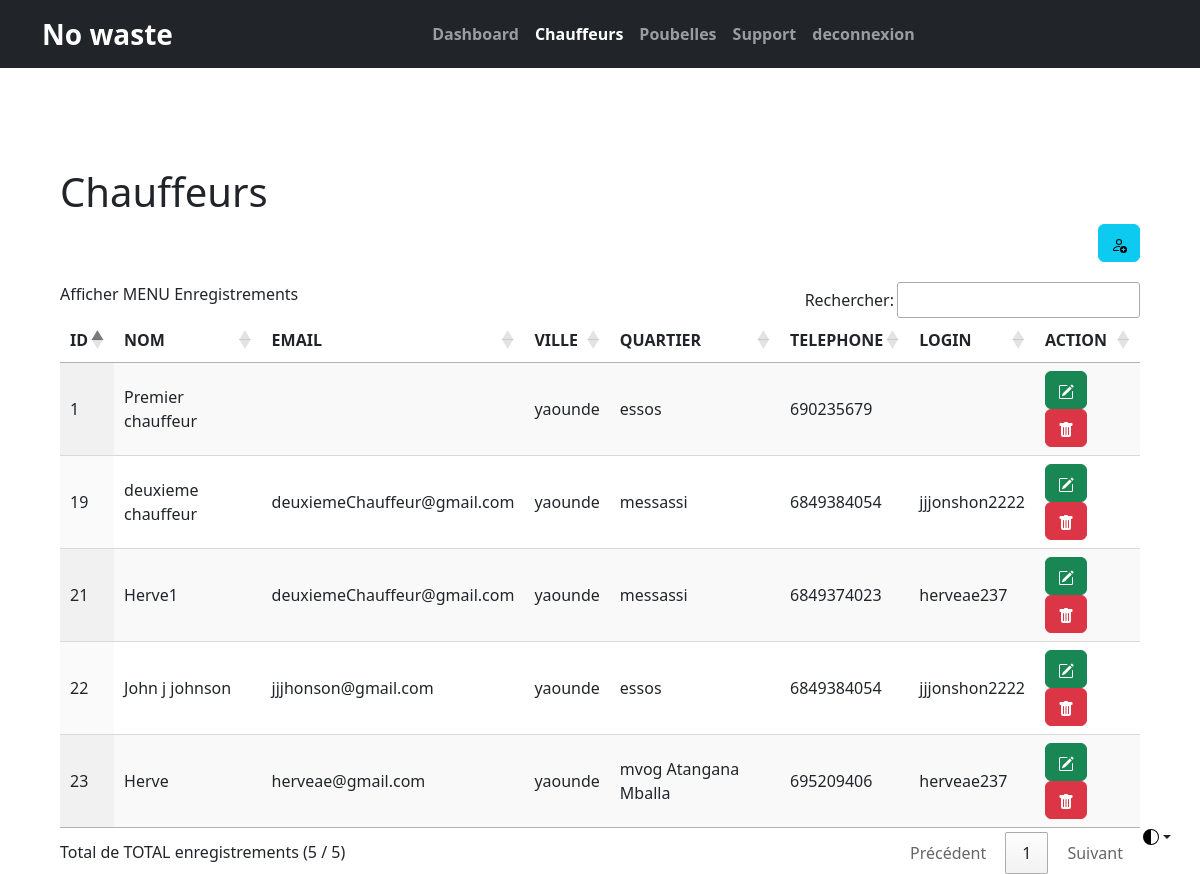
/chauffeurs.php, run on the app's committed database.
### tables this page shows
CREATE TABLE IF NOT EXISTS `chauffeurs` (
  `idChauffeur` int NOT NULL AUTO_INCREMENT,
  `nom` varchar(250) NOT NULL,
  `email` varchar(250) NOT NULL,
  `ville` varchar(250) NOT NULL,
  `quartier` varchar(200) NOT NULL,
  `telephone` text NOT NULL,
  `loginChauffeur` varchar(30) NOT NULL,
  `password` text NOT NULL,
  PRIMARY KEY (`idChauffeur`)
);

### chauffeurs.php (the view, shortened to what this page needs)
<?php
    $chauffeurs=true;
    include_once("headers.php");
    include_once("main.php");
?>
<main>
        <div data-aos="zoom-in-down" class="container">
        <h1 class="mt-5" data-aos="zoom-in-down">Chauffeurs</h1>
        <a href="addChauffeur.php" class="btn btn-info" style="float: right;margin-bottom: 20px;">
        </a>
        <?php
            $query="select * from chauffeurs";
            $pdostml=$pdo->prepare($query);
            $pdostml->execute();
        ?>
        <table id="dataTable" class="display">
        <thead>
            <tr>
                <th>ID</th>
                <th>NOM</th>
                <th>EMAIL</th>
                <th>VILLE</th>
                <th>QUARTIER</th>
                <th>TELEPHONE</th>
                <th>LOGIN</th>
                <th>ACTION</th>
            </tr>
        </thead>
        <tbody>
            <?php while($ligne=$pdostml->fetch(PDO::FETCH_ASSOC)):
            ?>
            <tr>
                <td><?php echo $ligne["idChauffeur"];?></td>
                <td><?php echo $ligne["nom"];?></td>
                <td><?php echo $ligne["email"];?></td>
                <td><?php echo $ligne["ville"];?></td>
                <td><?php echo $ligne["quartier"];?></td>
                <td><?php echo $ligne["telephone"];?></td>
                <td><?php echo $ligne["loginChauffeur"];?></td>
                <td>
                    <a href="modifChauffeur.php?id=<?php echo $ligne["idChauffeur"]?>" class="btn btn-success">
                    </a>
                    <a href="deleteChauffeur.php?id=<?php echo $ligne["idChauffeur"]?>" class="btn btn-danger">
                    </a>
                </td>
            </tr>
            <?php endwhile;?>
        </tbody>
    </table>
    </div>
</main>
<?php include_once("footer.php");?>

### headers.php (shortened to what this page needs)
<!doctype html>
<html lang="en" class="h-100" data-bs-theme="auto">
  <head>
    <link rel="stylesheet" href="https://cdn.jsdelivr.net/npm/@docsearch/css@3">
    <link href="https://getbootstrap.com/docs/5.3/dist/css/bootstrap.min.css" rel="stylesheet">
    <link rel="stylesheet" href="https://cdn.datatables.net/1.13.6/css/jquery.dataTables.css"/>
    <link href="https://unpkg.com/aos@2.3.1/dist/aos.css" rel="stylesheet">
    <link href="/docs/5.3/dist/css/bootstrap.min.css" rel="stylesheet">
    <link rel="stylesheet" href="https://cdnjs.cloudflare.com/ajax/libs/font-awesome/6.4.2/css/all.min.css">
    <link href="css/style.css" rel="stylesheet">
    <link href="css/support.css" rel="stylesheet">
    <link href="css/diagram.css" rel="stylesheet">
  </head>
  <body class="d-flex flex-column h-100">
    <div class="dropdown position-fixed bottom-0 end-0 mb-3 me-3 bd-mode-toggle">
      <button class="btn btn-bd-primary py-2 dropdown-toggle d-flex align-items-center"
              id="bd-theme"
              type="button"
              aria-expanded="false"
              data-bs-toggle="dropdown"
              aria-label="Toggle theme (auto)">
        <svg class="bi my-1 theme-icon-active" width="1em" height="1em"><use href="#circle-half"></use></svg>
      </button>
    </div>
<header>
  <nav class="navbar navbar-expand-md navbar-dark fixed-top bg-dark">
    <div class="container">
      <a class="navbar-brand" style="font-weight: bold;
    font-size: 28px;" href="#">No waste</a>
      <div class="collapse navbar-collapse" id="navbarCollapse">
        <ul class="navbar-nav me-auto mb-2 mb-md-0 mx-auto" style="font-weight: bold;">
          <li class="nav-item">
            <a class="nav-link <?php echo !empty($index)?"active":"" ?>" aria-current="page" href="dashboard.php">Dashboard</a>
          </li>
          <li class="nav-item">
            <a class="nav-link <?php echo !empty($chauffeurs)?"active":"" ?>" href="chauffeurs.php">Chauffeurs</a>
          </li>
          <li class="nav-item">
            <a class="nav-link <?php echo !empty($poubelles)?"active":"" ?>" href="poubelles.php">Poubelles</a>
          </li>
          <li class="nav-item">
            <a class="nav-link <?php echo !empty($support)?"active":"" ?>" href="support.php">Support</a>
          </li>
          <li class="nav-item">
            <a class="nav-link <?php echo !empty($deconnexion)?"active":"" ?>" class="btn btn-primary" data-bs-toggle="modal" data-bs-target="#exampleModal" href="deconnexion.php">deconnexion</a>
          </li>
        </ul>
      </div>
    </div>
  </nav>
</header>

### main.php (shortened to what this page needs)
<main class="flex-shrink-0">
    <div class="container">

### footer.php (shortened to what this page needs)
  </body>
</html>

### css/style.css (style rules this page uses)
:root { --white:#fff; --light:#f3f4ee; --fuscha:hsl(334, 94%, 57%); --desaturate-fusha:hsla(334, 94%, 57%,0.15); --desaturate-fusha-2:hsla(334, 94%, 57%,0.1); --cyan:hsla(184, 46%, 57%); --desaturate-cyan:hsla(184, 46%, 57%,0.25); --desaturate-cyan-2:hsla(184, 46%, 57%,0.15); --light-blue:#bbeef1; --pinkless:#fff3e0; --yellow: #f1b813; --text-color-primary: #314657; --text-color-secondary: #58626e; --text-color-third: #9db3be; --box-shadow-card: 8px 8px 32px var(--desaturate-fuscha); --box-shadow-card-2: 8px 8px 32px var(--desaturate-cyan); --box-sidebar: 2px 4px 16px var(--desaturate-cyan-2); --padding-card: 28px; --border-raduis-rounded: 50%; --border-raduis-4: 4px; --border-raduis-8: 8px; --border-raduis-12: 12px; --border-raduis-card: var(--padding-card); }
main > .container { padding: 60px 15px 0; }

### data on the page
chauffeurs: idChauffeur "1", nom "Premier chauffeur", ville "yaounde", quartier "essos", telephone "690235679"
chauffeurs: idChauffeur "21", nom "Herve1", email "deuxiemeChauffeur@gmail.com", ville "yaounde", quartier "messassi", telephone "6849374023", loginChauffeur "herveae237"
chauffeurs: idChauffeur "19", nom "deuxieme chauffeur", email "deuxiemeChauffeur@gmail.com", ville "yaounde", quartier "messassi", telephone "6849384054", loginChauffeur "jjjonshon2222"
chauffeurs: idChauffeur "22", nom "John j johnson", email "jjjhonson@gmail.com", ville "yaounde", quartier "essos", telephone "6849384054", loginChauffeur "jjjonshon2222"
chauffeurs: idChauffeur "23", nom "Herve", email "herveae@gmail.com", ville "yaounde", quartier "mvog Atangana Mballa", telephone "695209406", loginChauffeur "herveae237"
